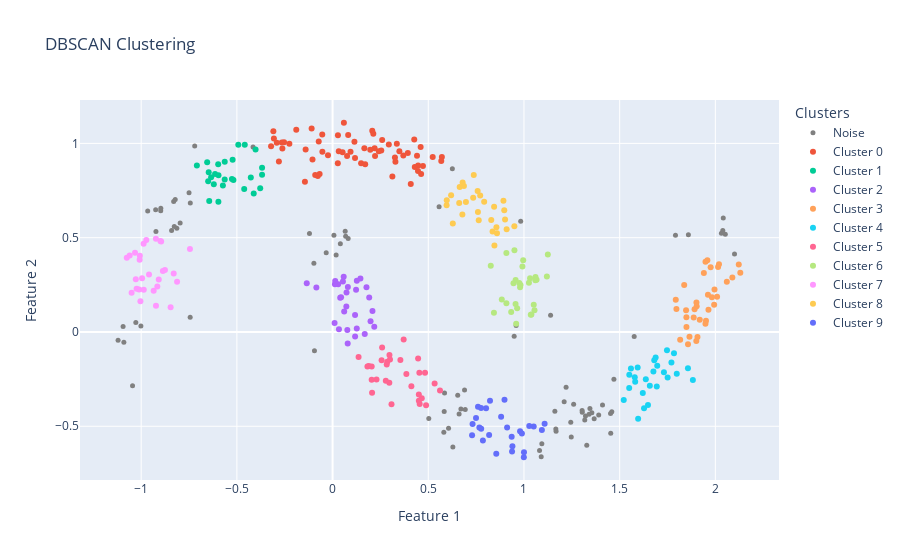

Notebook code cell kept with this figure:
### Markdown cell above
This time all data points are considered outliers! Which is definitely not what we want either.

## Play with min_sample 😎
    
Let's now play with min_sample parameter. As a reminder min_sample determines the minimum number of observations to create a core-sample. Let's first have a high min_sample.

### Code cell
# Instanciation de DBSCAN
db = DBSCAN(eps=0.2, min_samples=25, metric="euclidean", algorithm="brute")

# Ajustement du modèle sur les données
db.fit(X)

# Récupération des labels (clusters détectés)
labels = db.labels_

# Création d'une figure interactive avec Plotly
fig = go.Figure()

# Boucle pour visualiser chaque cluster
for cluster_id in np.unique(labels):
    # Gestion des points bruités (label = -1)
    if cluster_id == -1:
        cluster_points = X[labels == cluster_id]
        fig.add_trace(go.Scatter(
            x=cluster_points[:, 0], 
            y=cluster_points[:, 1],
            mode="markers",
            marker=dict(color="grey", size=5, symbol="circle"),
            name="Noise"
        ))
    else:
        # Points appartenant à un cluster
        cluster_points = X[labels == cluster_id]
        fig.add_trace(go.Scatter(
            x=cluster_points[:, 0], 
            y=cluster_points[:, 1],
            mode="markers",
            name=f"Cluster {cluster_id}"
        ))

# Configuration de la figure
fig.update_layout(
    title="DBSCAN Clustering",
    xaxis_title="Feature 1",
    yaxis_title="Feature 2",
    legend_title="Clusters",
)

fig.show()
